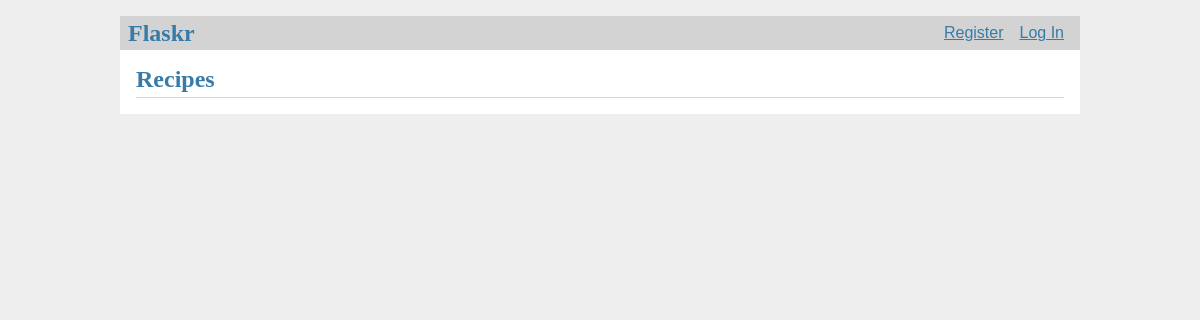
Before: / with the older database file.
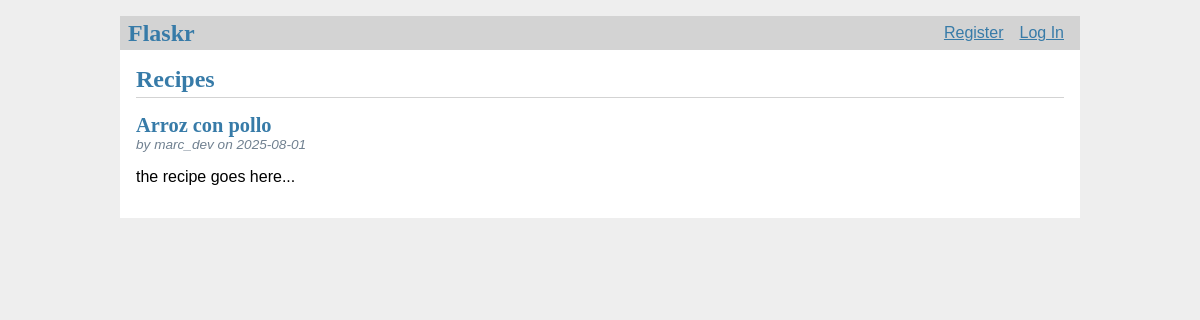
After: the same page with the newer database file.
### tables this page shows
CREATE TABLE recipe (
  id INTEGER PRIMARY KEY AUTOINCREMENT,
  author_id INTEGER NOT NULL,
  created TIMESTAMP NOT NULL DEFAULT CURRENT_TIMESTAMP,
  title TEXT NOT NULL,
  description TEXT NOT NULL,
  FOREIGN KEY (author_id) REFERENCES user (id)
);

CREATE TABLE user (
  id INTEGER PRIMARY KEY AUTOINCREMENT,
  username TEXT UNIQUE NOT NULL,
  password TEXT NOT NULL
);

### recipes/recipe.py (the view)
@bp.route('/')
def index():
    db = get_db()
    recipes = db.execute(
        'SELECT p.id, title, description, created, author_id, username'
        ' FROM recipe p JOIN user u ON p.author_id = u.id'
        ' ORDER BY created DESC'
    ).fetchall()
    return render_template('recipe/index.html', recipes=recipes)

### recipes/auth.py (called while the page is built)
@bp.before_app_request
def load_logged_in_user():
    user_id = session.get('user_id')
    if user_id is None:
        g.user = None
    else:
        g.user = get_db().execute(
            'SELECT * FROM user WHERE id = ?', (user_id,)
        ).fetchone()

### recipes/db.py (called while the page is built)
def get_db():
    if 'db' not in g:
        g.db = sqlite3.connect(
            current_app.config['DATABASE'],
            detect_types=sqlite3.PARSE_DECLTYPES
        )
        g.db.row_factory = sqlite3.Row
    return g.db

### recipes/templates/recipe/index.html (shortened to what this page needs)
{% extends 'base.html' %} {% block header %}
<h1>{% block title %}Recipes{% endblock %}</h1>
 {% endblock %} {% block content %} {% for recipe in recipes %}
<article class="post">
  <header>
    <div>
      <h1>{{ recipe['title'] }}</h1>
      <div class="about">
        by {{ recipe['username'] }} on {{ recipe['created'].strftime('%Y-%m-%d')
        }}
      </div>
    </div>
  </header>
  <p class="body">{{ recipe['description'] }}</p>
</article>
 {% endfor %} {% endblock %}

### recipes/templates/base.html (shortened to what this page needs)
<!DOCTYPE html>
<link rel="stylesheet" href="{{ url_for('static', filename='style.css') }}" />
<nav>
  <h1>Flaskr</h1>
  <ul>
    {% if g.user %}
    <li><span>{{ g.user['username'] }}</span></li>
    <li><a href="{{ url_for('auth.logout') }}">Log Out</a> {% else %}</li>
    <li><a href="{{ url_for('auth.register') }}">Register</a></li>
    <li>
      <a href="{{ url_for('auth.login') }}">Log In</a>
      {% endif %}
    </li>
  </ul>
</nav>
<section class="content">
  <header>{% block header %}{% endblock %}</header>
   {% block content %}{% endblock %}
</section>

### recipes/static/style.css (style rules this page uses)
h1 { font-family: serif; color: #377ba8; margin: 1rem 0; }
a { color: #377ba8; }
nav { background: lightgray; display: flex; align-items: center; padding: 0 0.5rem; }
nav h1 { flex: auto; margin: 0; }
nav ul { display: flex; list-style: none; margin: 0; padding: 0; }
nav ul li a, nav ul li span, header .action { display: block; padding: 0.5rem; }
.content { padding: 0 1rem 1rem; }
.content > header { border-bottom: 1px solid lightgray; display: flex; align-items: flex-end; }
.content > header h1 { flex: auto; margin: 1rem 0 0.25rem 0; }
.post > header { display: flex; align-items: flex-end; font-size: 0.85em; }
.post > header > div:first-of-type { flex: auto; }
.post > header h1 { font-size: 1.5em; margin-bottom: 0; }
.post .about { color: slategray; font-style: italic; }
.post .body { white-space: pre-line; }
.content:last-child { margin-bottom: 0; }

Changed rows visible on the page:
added recipe: title "Arroz con pollo", username "marc_dev", created "2025-08-01", description "the recipe goes here..."
